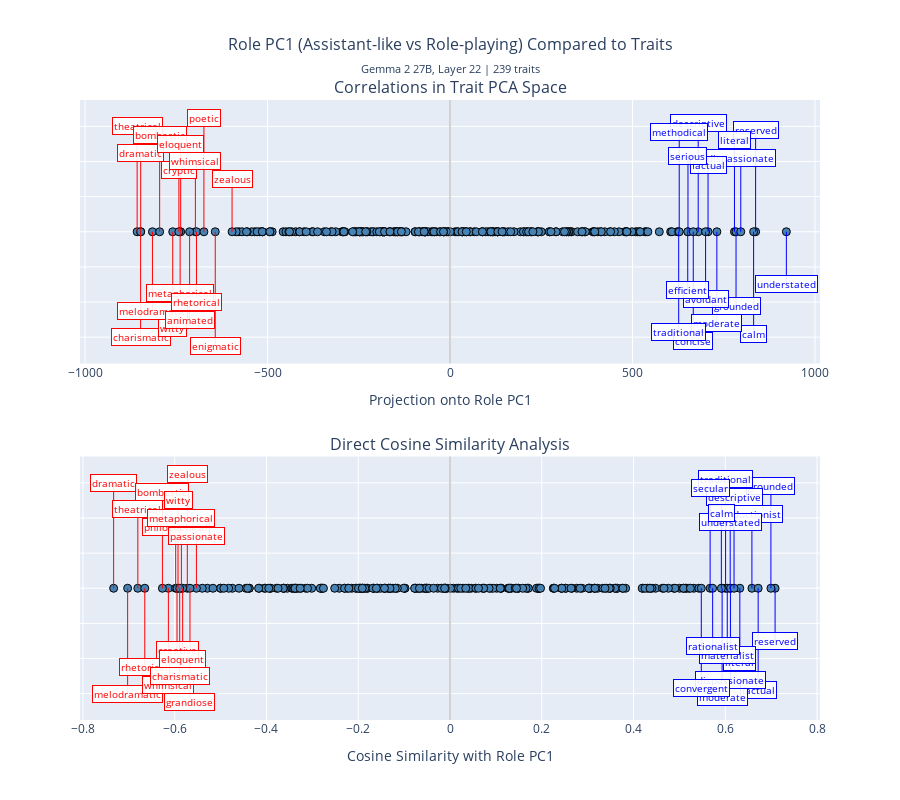

Notebook source saved alongside this figure:
### Code cell
def plot_trait_correlations_combined(pca_correlations, cosine_correlations, trait_names, n_top=15):
    """
    Plot both PCA and cosine similarity correlations as subplots.
    """
    # Create subplot figure
    fig = sp.make_subplots(
        rows=2, cols=1,
        row_heights=[0.5, 0.5],
        vertical_spacing=0.15,
        subplot_titles=[
            'Correlations in Trait PCA Space',
            'Direct Cosine Similarity Analysis'
        ]
    )
    
    # Function to add correlation plot to specific subplot
    def add_correlation_subplot(correlations, row_num, x_title):
        # Sort correlations
        sorted_indices = np.argsort(correlations)
        
        # Get extreme indices
        low_extreme_indices = sorted_indices[:n_top]
        high_extreme_indices = sorted_indices[-n_top:][::-1]
        extreme_indices = set(list(low_extreme_indices) + list(high_extreme_indices))
        
        # Split points into regular and extreme
        regular_x, regular_y = [], []
        extreme_x, extreme_y, extreme_labels = [], [], []
        
        for i, corr in enumerate(correlations):
            if i in extreme_indices:
                extreme_x.append(corr)
                extreme_y.append(1)
                extreme_labels.append(trait_names[i])
            else:
                regular_x.append(corr)
                regular_y.append(1)
        
        # Add regular points (hover only)
        fig.add_trace(
            go.Scatter(
                x=regular_x,
                y=regular_y,
                mode='markers',
                marker=dict(
                    color='steelblue',
                    size=8,
                    opacity=1.0,
                    symbol='circle',
                    line=dict(width=1, color='black')
                ),
                text=[trait_names[i] for i in range(len(correlations)) if i not in extreme_indices],
                showlegend=False,
                hovertemplate='<b>%{text}</b><br>Value: %{x:.3f}<extra></extra>'
            ),
            row=row_num, col=1
        )
        
        # Add extreme points
        fig.add_trace(
            go.Scatter(
                x=extreme_x,
                y=extreme_y,
                mode='markers',
                marker=dict(
                    color='steelblue',
                    size=8,
                    opacity=1.0,
                    symbol='circle',
                    line=dict(width=1, color='black')
                ),
                text=extreme_labels,
                showlegend=False,
                hovertemplate='<b>%{text}</b><br>Value: %{x:.3f}<extra></extra>'
            ),
            row=row_num, col=1
        )
        
        # Create predefined alternating heights with variation
        high_positions = [1.6, 1.45, 1.55, 1.35, 1.5, 1.4, 1.65, 1.3, 1.58, 1.42, 1.52, 1.38, 1.62, 1.43, 1.57]
        low_positions = [0.4, 0.55, 0.45, 0.65, 0.5, 0.6, 0.35, 0.7, 0.42, 0.58, 0.48, 0.62, 0.38, 0.67, 0.43]
        
        # Alternate high-low pattern
        all_y_positions = []
        for i in range(n_top):
            all_y_positions.extend([high_positions[i % len(high_positions)], low_positions[i % len(low_positions)]])
        
        # Handle low extremes (Assistant-like, left side, red)
        for i, idx in enumerate(low_extreme_indices):
            x_pos = correlations[idx]
            label = trait_names[idx]
            leader_color = 'red'
            y_label = all_y_positions[i]
            
            # Add leader line
            fig.add_trace(
                go.Scatter(
                    x=[x_pos, x_pos],
                    y=[1.0, y_label],
                    mode='lines',
                    line=dict(color=leader_color, width=1),
                    showlegend=False,
                    hoverinfo='skip'
                ),
                row=row_num, col=1
            )
            
            # Add label
            fig.add_annotation(
                x=x_pos,
                y=y_label,
                text=label,
                showarrow=False,
                font=dict(size=10, color=leader_color),
                bgcolor="rgba(255, 255, 255, 0.9)",
                bordercolor=leader_color,
                borderwidth=1,
                row=row_num, col=1
            )
        
        # Handle high extremes (Role-playing, right side, blue)
        for i, idx in enumerate(high_extreme_indices):
            x_pos = correlations[idx]
            label = trait_names[idx]
            leader_color = 'blue'
            y_label = all_y_positions[i + n_top]
            
            # Add leader line
            fig.add_trace(
                go.Scatter(
                    x=[x_pos, x_pos],
                    y=[1.0, y_label],
                    mode='lines',
                    line=dict(color=leader_color, width=1),
                    showlegend=False,
                    hoverinfo='skip'
                ),
                row=row_num, col=1
            )
            
            # Add label
            fig.add_annotation(
                x=x_pos,
                y=y_label,
                text=label,
                showarrow=False,
                font=dict(size=10, color=leader_color),
                bgcolor="rgba(255, 255, 255, 0.9)",
                bordercolor=leader_color,
                borderwidth=1,
                row=row_num, col=1
            )
        
        # Add vertical line at x=0
        fig.add_vline(
            x=0,
            line_dash="solid",
            line_color="gray",
            line_width=1,
            opacity=0.7,
            row=row_num, col=1
        )
        
        # Calculate symmetric range for this subplot
        max_abs_value = max(abs(min(correlations)), abs(max(correlations)))
        x_half_width = max_abs_value * 1.1
        
        # Update x-axis for this subplot
        fig.update_xaxes(
            title_text=x_title,
            range=[-x_half_width, x_half_width],
            row=row_num, col=1
        )
        
        # Update y-axis for this subplot
        fig.update_yaxes(
            title_text="",
            showticklabels=False,
            range=[0.25, 1.75],
            row=row_num, col=1
        )
    
    # Add both subplots
    add_correlation_subplot(pca_correlations, 1, "Projection onto Role PC1")
    add_correlation_subplot(cosine_correlations, 2, "Cosine Similarity with Role PC1")
    
    # Update overall layout
    fig.update_layout(
        height=800,
        title=dict(
            text='Role PC1 (Assistant-like vs Role-playing) Compared to Traits',
            subtitle={
                "text": f"Gemma 2 27B, Layer 22 | {len(trait_names)} traits",
            },
            x=0.5,
            font=dict(size=16)
        ),
        showlegend=False
    )
    
    return fig

# Plot combined analysis
fig_combined = plot_trait_correlations_combined(correlations, cosine_similarities, trait_names)
fig_combined.show()

### Figure 1 — Plotly figure (JSON) as saved in the notebook; plotly's stock layout.template omitted (floating-point values rounded to 4 significant figures; data arrays with more than 128 entries replaced by an {"elided": "..."} marker saying what was removed)
{"data": [{"hovertemplate": "<b>%{text}</b><br>Value: %{x:.3f}<extra></extra>", "marker": {"color": "steelblue", "line": {"color": "black", "width": 1}, "opacity": 1, "size": 8, "symbol": "circle"}, "mode": "markers", "showlegend": false, "text": {"elided": "209 str values"}, "type": "scatter", "x": {"elided": "209 float values"}, "xaxis": "x", "y": {"elided": "209 int values"}, "yaxis": "y"}, {"hovertemplate": "<b>%{text}</b><br>Value: %{x:.3f}<extra></extra>", "marker": {"color": "steelblue", "line": {"color": "black", "width": 1}, "opacity": 1, "size": 8, "symbol": "circle"}, "mode": "markers", "showlegend": false, "text": ["zealous", "witty", "whimsical", "understated", "traditional", "theatrical", "serious", "rhetorical", "reserved", "poetic", "moderate", "methodical", "metaphorical", "melodramatic", "literal", "grounded", "factual", "enigmatic", "eloquent", "efficient", "dramatic", "dispassionate", "descriptive", "cryptic", "concise", "charismatic", "calm", "bombastic", "avoidant", "animated"], "type": "scatter", "x": [-597.1, -759.7, -697.6, 921.6, 626.6, -857.2, 652.0, -694.6, 837.3, -674.2, 731.2, 628.0, -739.3, -815.3, 779.4, 783.7, 707.0, -643.2, -737.9, 651.4, -847.5, 796.7, 680.0, -742.8, 666.5, -847.7, 831.8, -795.5, 700.3, -713.4], "xaxis": "x", "y": [1, 1, 1, 1, 1, 1, 1, 1, 1, 1, 1, 1, 1, 1, 1, 1, 1, 1, 1, 1, 1, 1, 1, 1, 1, 1, 1, 1, 1, 1], "yaxis": "y"}, {"hoverinfo": "skip", "line": {"color": "red", "width": 1}, "mode": "lines", "showlegend": false, "type": "scatter", "x": [-857.2, -857.2], "xaxis": "x", "y": [1, 1.6], "yaxis": "y"}, {"hoverinfo": "skip", "line": {"color": "red", "width": 1}, "mode": "lines", "showlegend": false, "type": "scatter", "x": [-847.7, -847.7], "xaxis": "x", "y": [1, 0.4], "yaxis": "y"}, {"hoverinfo": "skip", "line": {"color": "red", "width": 1}, "mode": "lines", "showlegend": false, "type": "scatter", "x": [-847.5, -847.5], "xaxis": "x", "y": [1, 1.45], "yaxis": "y"}, {"hoverinfo": "skip", "line": {"color": "red", "width": 1}, "mode": "lines", "showlegend": false, "type": "scatter", "x": [-815.3, -815.3], "xaxis": "x", "y": [1, 0.55], "yaxis": "y"}, {"hoverinfo": "skip", "line": {"color": "red", "width": 1}, "mode": "lines", "showlegend": false, "type": "scatter", "x": [-795.5, -795.5], "xaxis": "x", "y": [1, 1.55], "yaxis": "y"}, {"hoverinfo": "skip", "line": {"color": "red", "width": 1}, "mode": "lines", "showlegend": false, "type": "scatter", "x": [-759.7, -759.7], "xaxis": "x", "y": [1, 0.45], "yaxis": "y"}, {"hoverinfo": "skip", "line": {"color": "red", "width": 1}, "mode": "lines", "showlegend": false, "type": "scatter", "x": [-742.8, -742.8], "xaxis": "x", "y": [1, 1.35], "yaxis": "y"}, {"hoverinfo": "skip", "line": {"color": "red", "width": 1}, "mode": "lines", "showlegend": false, "type": "scatter", "x": [-739.3, -739.3], "xaxis": "x", "y": [1, 0.65], "yaxis": "y"}, {"hoverinfo": "skip", "line": {"color": "red", "width": 1}, "mode": "lines", "showlegend": false, "type": "scatter", "x": [-737.9, -737.9], "xaxis": "x", "y": [1, 1.5], "yaxis": "y"}, {"hoverinfo": "skip", "line": {"color": "red", "width": 1}, "mode": "lines", "showlegend": false, "type": "scatter", "x": [-713.4, -713.4], "xaxis": "x", "y": [1, 0.5], "yaxis": "y"}, {"hoverinfo": "skip", "line": {"color": "red", "width": 1}, "mode": "lines", "showlegend": false, "type": "scatter", "x": [-697.6, -697.6], "xaxis": "x", "y": [1, 1.4], "yaxis": "y"}, {"hoverinfo": "skip", "line": {"color": "red", "width": 1}, "mode": "lines", "showlegend": false, "type": "scatter", "x": [-694.6, -694.6], "xaxis": "x", "y": [1, 0.6], "yaxis": "y"}, {"hoverinfo": "skip", "line": {"color": "red", "width": 1}, "mode": "lines", "showlegend": false, "type": "scatter", "x": [-674.2, -674.2], "xaxis": "x", "y": [1, 1.65], "yaxis": "y"}, {"hoverinfo": "skip", "line": {"color": "red", "width": 1}, "mode": "lines", "showlegend": false, "type": "scatter", "x": [-643.2, -643.2], "xaxis": "x", "y": [1, 0.35], "yaxis": "y"}, {"hoverinfo": "skip", "line": {"color": "red", "width": 1}, "mode": "lines", "showlegend": false, "type": "scatter", "x": [-597.1, -597.1], "xaxis": "x", "y": [1, 1.3], "yaxis": "y"}, {"hoverinfo": "skip", "line": {"color": "blue", "width": 1}, "mode": "lines", "showlegend": false, "type": "scatter", "x": [921.6, 921.6], "xaxis": "x", "y": [1, 0.7], "yaxis": "y"}, {"hoverinfo": "skip", "line": {"color": "blue", "width": 1}, "mode": "lines", "showlegend": false, "type": "scatter", "x": [837.3, 837.3], "xaxis": "x", "y": [1, 1.58], "yaxis": "y"}, {"hoverinfo": "skip", "line": {"color": "blue", "width": 1}, "mode": "lines", "showlegend": false, "type": "scatter", "x": [831.8, 831.8], "xaxis": "x", "y": [1, 0.42], "yaxis": "y"}, {"hoverinfo": "skip", "line": {"color": "blue", "width": 1}, "mode": "lines", "showlegend": false, "type": "scatter", "x": [796.7, 796.7], "xaxis": "x", "y": [1, 1.42], "yaxis": "y"}, {"hoverinfo": "skip", "line": {"color": "blue", "width": 1}, "mode": "lines", "showlegend": false, "type": "scatter", "x": [783.7, 783.7], "xaxis": "x", "y": [1, 0.58], "yaxis": "y"}, {"hoverinfo": "skip", "line": {"color": "blue", "width": 1}, "mode": "lines", "showlegend": false, "type": "scatter", "x": [779.4, 779.4], "xaxis": "x", "y": [1, 1.52], "yaxis": "y"}, {"hoverinfo": "skip", "line": {"color": "blue", "width": 1}, "mode": "lines", "showlegend": false, "type": "scatter", "x": [731.2, 731.2], "xaxis": "x", "y": [1, 0.48], "yaxis": "y"}, {"hoverinfo": "skip", "line": {"color": "blue", "width": 1}, "mode": "lines", "showlegend": false, "type": "scatter", "x": [707.0, 707.0], "xaxis": "x", "y": [1, 1.38], "yaxis": "y"}, {"hoverinfo": "skip", "line": {"color": "blue", "width": 1}, "mode": "lines", "showlegend": false, "type": "scatter", "x": [700.3, 700.3], "xaxis": "x", "y": [1, 0.62], "yaxis": "y"}, {"hoverinfo": "skip", "line": {"color": "blue", "width": 1}, "mode": "lines", "showlegend": false, "type": "scatter", "x": [680.0, 680.0], "xaxis": "x", "y": [1, 1.62], "yaxis": "y"}, {"hoverinfo": "skip", "line": {"color": "blue", "width": 1}, "mode": "lines", "showlegend": false, "type": "scatter", "x": [666.5, 666.5], "xaxis": "x", "y": [1, 0.38], "yaxis": "y"}, {"hoverinfo": "skip", "line": {"color": "blue", "width": 1}, "mode": "lines", "showlegend": false, "type": "scatter", "x": [652.0, 652.0], "xaxis": "x", "y": [1, 1.43], "yaxis": "y"}, {"hoverinfo": "skip", "line": {"color": "blue", "width": 1}, "mode": "lines", "showlegend": false, "type": "scatter", "x": [651.4, 651.4], "xaxis": "x", "y": [1, 0.67], "yaxis": "y"}, {"hoverinfo": "skip", "line": {"color": "blue", "width": 1}, "mode": "lines", "showlegend": false, "type": "scatter", "x": [628.0, 628.0], "xaxis": "x", "y": [1, 1.57], "yaxis": "y"}, {"hoverinfo": "skip", "line": {"color": "blue", "width": 1}, "mode": "lines", "showlegend": false, "type": "scatter", "x": [626.6, 626.6], "xaxis": "x", "y": [1, 0.43], "yaxis": "y"}, {"hovertemplate": "<b>%{text}</b><br>Value: %{x:.3f}<extra></extra>", "marker": {"color": "steelblue", "line": {"color": "black", "width": 1}, "opacity": 1, "size": 8, "symbol": "circle"}, "mode": "markers", "showlegend": false, "text": {"elided": "209 str values"}, "type": "scatter", "x": {"elided": "209 float values"}, "xaxis": "x2", "y": {"elided": "209 int values"}, "yaxis": "y2"}, {"hovertemplate": "<b>%{text}</b><br>Value: %{x:.3f}<extra></extra>", "marker": {"color": "steelblue", "line": {"color": "black", "width": 1}, "opacity": 1, "size": 8, "symbol": "circle"}, "mode": "markers", "showlegend": false, "text": ["zealous", "witty", "whimsical", "understated", "traditional", "theatrical", "secular", "rhetorical", "reserved", "reductionist", "rationalist", "philosophical", "passionate", "moderate", "metaphorical", "melodramatic", "materialist", "literal", "grounded", "grandiose", "factual", "eloquent", "dramatic", "dispassionate", "descriptive", "creative", "convergent", "charismatic", "calm", "bombastic"], "type": "scatter", "x": [-0.5725, -0.5928, -0.6138, 0.6107, 0.6006, -0.6803, 0.5669, -0.6652, 0.7085, 0.658, 0.5724, -0.5979, -0.5527, 0.5931, -0.5854, -0.7026, 0.6043, 0.6317, 0.6994, -0.5667, 0.6716, -0.5826, -0.7331, 0.6112, 0.619, -0.5949, 0.5477, -0.5891, 0.5914, -0.6268], "xaxis": "x2", "y": [1, 1, 1, 1, 1, 1, 1, 1, 1, 1, 1, 1, 1, 1, 1, 1, 1, 1, 1, 1, 1, 1, 1, 1, 1, 1, 1, 1, 1, 1], "yaxis": "y2"}, {"hoverinfo": "skip", "line": {"color": "red", "width": 1}, "mode": "lines", "showlegend": false, "type": "scatter", "x": [-0.7331, -0.7331], "xaxis": "x2", "y": [1, 1.6], "yaxis": "y2"}, {"hoverinfo": "skip", "line": {"color": "red", "width": 1}, "mode": "lines", "showlegend": false, "type": "scatter", "x": [-0.7026, -0.7026], "xaxis": "x2", "y": [1, 0.4], "yaxis": "y2"}, {"hoverinfo": "skip", "line": {"color": "red", "width": 1}, "mode": "lines", "showlegend": false, "type": "scatter", "x": [-0.6803, -0.6803], "xaxis": "x2", "y": [1, 1.45], "yaxis": "y2"}, {"hoverinfo": "skip", "line": {"color": "red", "width": 1}, "mode": "lines", "showlegend": false, "type": "scatter", "x": [-0.6652, -0.6652], "xaxis": "x2", "y": [1, 0.55], "yaxis": "y2"}, {"hoverinfo": "skip", "line": {"color": "red", "width": 1}, "mode": "lines", "showlegend": false, "type": "scatter", "x": [-0.6268, -0.6268], "xaxis": "x2", "y": [1, 1.55], "yaxis": "y2"}, {"hoverinfo": "skip", "line": {"color": "red", "width": 1}, "mode": "lines", "showlegend": false, "type": "scatter", "x": [-0.6138, -0.6138], "xaxis": "x2", "y": [1, 0.45], "yaxis": "y2"}, {"hoverinfo": "skip", "line": {"color": "red", "width": 1}, "mode": "lines", "showlegend": false, "type": "scatter", "x": [-0.5979, -0.5979], "xaxis": "x2", "y": [1, 1.35], "yaxis": "y2"}, {"hoverinfo": "skip", "line": {"color": "red", "width": 1}, "mode": "lines", "showlegend": false, "type": "scatter", "x": [-0.5949, -0.5949], "xaxis": "x2", "y": [1, 0.65], "yaxis": "y2"}, {"hoverinfo": "skip", "line": {"color": "red", "width": 1}, "mode": "lines", "showlegend": false, "type": "scatter", "x": [-0.5928, -0.5928], "xaxis": "x2", "y": [1, 1.5], "yaxis": "y2"}, {"hoverinfo": "skip", "line": {"color": "red", "width": 1}, "mode": "lines", "showlegend": false, "type": "scatter", "x": [-0.5891, -0.5891], "xaxis": "x2", "y": [1, 0.5], "yaxis": "y2"}, {"hoverinfo": "skip", "line": {"color": "red", "width": 1}, "mode": "lines", "showlegend": false, "type": "scatter", "x": [-0.5854, -0.5854], "xaxis": "x2", "y": [1, 1.4], "yaxis": "y2"}, {"hoverinfo": "skip", "line": {"color": "red", "width": 1}, "mode": "lines", "showlegend": false, "type": "scatter", "x": [-0.5826, -0.5826], "xaxis": "x2", "y": [1, 0.6], "yaxis": "y2"}, {"hoverinfo": "skip", "line": {"color": "red", "width": 1}, "mode": "lines", "showlegend": false, "type": "scatter", "x": [-0.5725, -0.5725], "xaxis": "x2", "y": [1, 1.65], "yaxis": "y2"}, {"hoverinfo": "skip", "line": {"color": "red", "width": 1}, "mode": "lines", "showlegend": false, "type": "scatter", "x": [-0.5667, -0.5667], "xaxis": "x2", "y": [1, 0.35], "yaxis": "y2"}, {"hoverinfo": "skip", "line": {"color": "red", "width": 1}, "mode": "lines", "showlegend": false, "type": "scatter", "x": [-0.5527, -0.5527], "xaxis": "x2", "y": [1, 1.3], "yaxis": "y2"}, {"hoverinfo": "skip", "line": {"color": "blue", "width": 1}, "mode": "lines", "showlegend": false, "type": "scatter", "x": [0.7085, 0.7085], "xaxis": "x2", "y": [1, 0.7], "yaxis": "y2"}, {"hoverinfo": "skip", "line": {"color": "blue", "width": 1}, "mode": "lines", "showlegend": false, "type": "scatter", "x": [0.6994, 0.6994], "xaxis": "x2", "y": [1, 1.58], "yaxis": "y2"}, {"hoverinfo": "skip", "line": {"color": "blue", "width": 1}, "mode": "lines", "showlegend": false, "type": "scatter", "x": [0.6716, 0.6716], "xaxis": "x2", "y": [1, 0.42], "yaxis": "y2"}, {"hoverinfo": "skip", "line": {"color": "blue", "width": 1}, "mode": "lines", "showlegend": false, "type": "scatter", "x": [0.658, 0.658], "xaxis": "x2", "y": [1, 1.42], "yaxis": "y2"}, {"hoverinfo": "skip", "line": {"color": "blue", "width": 1}, "mode": "lines", "showlegend": false, "type": "scatter", "x": [0.6317, 0.6317], "xaxis": "x2", "y": [1, 0.58], "yaxis": "y2"}, {"hoverinfo": "skip", "line": {"color": "blue", "width": 1}, "mode": "lines", "showlegend": false, "type": "scatter", "x": [0.619, 0.619], "xaxis": "x2", "y": [1, 1.52], "yaxis": "y2"}, {"hoverinfo": "skip", "line": {"color": "blue", "width": 1}, "mode": "lines", "showlegend": false, "type": "scatter", "x": [0.6112, 0.6112], "xaxis": "x2", "y": [1, 0.48], "yaxis": "y2"}, {"hoverinfo": "skip", "line": {"color": "blue", "width": 1}, "mode": "lines", "showlegend": false, "type": "scatter", "x": [0.6107, 0.6107], "xaxis": "x2", "y": [1, 1.38], "yaxis": "y2"}, {"hoverinfo": "skip", "line": {"color": "blue", "width": 1}, "mode": "lines", "showlegend": false, "type": "scatter", "x": [0.6043, 0.6043], "xaxis": "x2", "y": [1, 0.62], "yaxis": "y2"}, {"hoverinfo": "skip", "line": {"color": "blue", "width": 1}, "mode": "lines", "showlegend": false, "type": "scatter", "x": [0.6006, 0.6006], "xaxis": "x2", "y": [1, 1.62], "yaxis": "y2"}, {"hoverinfo": "skip", "line": {"color": "blue", "width": 1}, "mode": "lines", "showlegend": false, "type": "scatter", "x": [0.5931, 0.5931], "xaxis": "x2", "y": [1, 0.38], "yaxis": "y2"}, {"hoverinfo": "skip", "line": {"color": "blue", "width": 1}, "mode": "lines", "showlegend": false, "type": "scatter", "x": [0.5914, 0.5914], "xaxis": "x2", "y": [1, 1.43], "yaxis": "y2"}, {"hoverinfo": "skip", "line": {"color": "blue", "width": 1}, "mode": "lines", "showlegend": false, "type": "scatter", "x": [0.5724, 0.5724], "xaxis": "x2", "y": [1, 0.67], "yaxis": "y2"}, {"hoverinfo": "skip", "line": {"color": "blue", "width": 1}, "mode": "lines", "showlegend": false, "type": "scatter", "x": [0.5669, 0.5669], "xaxis": "x2", "y": [1, 1.57], "yaxis": "y2"}, {"hoverinfo": "skip", "line": {"color": "blue", "width": 1}, "mode": "lines", "showlegend": false, "type": "scatter", "x": [0.5477, 0.5477], "xaxis": "x2", "y": [1, 0.43], "yaxis": "y2"}], "layout": {"annotations": [{"font": {"size": 16}, "showarrow": false, "text": "Correlations in Trait PCA Space", "x": 0.5, "xanchor": "center", "xref": "paper", "y": 1, "yanchor": "bottom", "yref": "paper"}, {"font": {"size": 16}, "showarrow": false, "text": "Direct Cosine Similarity Analysis", "x": 0.5, "xanchor": "center", "xref": "paper", "y": 0.425, "yanchor": "bottom", "yref": "paper"}, {"bgcolor": "rgba(255, 255, 255, 0.9)", "bordercolor": "red", "borderwidth": 1, "font": {"color": "red", "size": 10}, "showarrow": false, "text": "theatrical", "x": -857.2, "xref": "x", "y": 1.6, "yref": "y"}, {"bgcolor": "rgba(255, 255, 255, 0.9)", "bordercolor": "red", "borderwidth": 1, "font": {"color": "red", "size": 10}, "showarrow": false, "text": "charismatic", "x": -847.7, "xref": "x", "y": 0.4, "yref": "y"}, {"bgcolor": "rgba(255, 255, 255, 0.9)", "bordercolor": "red", "borderwidth": 1, "font": {"color": "red", "size": 10}, "showarrow": false, "text": "dramatic", "x": -847.5, "xref": "x", "y": 1.45, "yref": "y"}, {"bgcolor": "rgba(255, 255, 255, 0.9)", "bordercolor": "red", "borderwidth": 1, "font": {"color": "red", "size": 10}, "showarrow": false, "text": "melodramatic", "x": -815.3, "xref": "x", "y": 0.55, "yref": "y"}, {"bgcolor": "rgba(255, 255, 255, 0.9)", "bordercolor": "red", "borderwidth": 1, "font": {"color": "red", "size": 10}, "showarrow": false, "text": "bombastic", "x": -795.5, "xref": "x", "y": 1.55, "yref": "y"}, {"bgcolor": "rgba(255, 255, 255, 0.9)", "bordercolor": "red", "borderwidth": 1, "font": {"color": "red", "size": 10}, "showarrow": false, "text": "witty", "x": -759.7, "xref": "x", "y": 0.45, "yref": "y"}, {"bgcolor": "rgba(255, 255, 255, 0.9)", "bordercolor": "red", "borderwidth": 1, "font": {"color": "red", "size": 10}, "showarrow": false, "text": "cryptic", "x": -742.8, "xref": "x", "y": 1.35, "yref": "y"}, {"bgcolor": "rgba(255, 255, 255, 0.9)", "bordercolor": "red", "borderwidth": 1, "font": {"color": "red", "size": 10}, "showarrow": false, "text": "metaphorical", "x": -739.3, "xref": "x", "y": 0.65, "yref": "y"}, {"bgcolor": "rgba(255, 255, 255, 0.9)", "bordercolor": "red", "borderwidth": 1, "font": {"color": "red", "size": 10}, "showarrow": false, "text": "eloquent", "x": -737.9, "xref": "x", "y": 1.5, "yref": "y"}, {"bgcolor": "rgba(255, 255, 255, 0.9)", "bordercolor": "red", "borderwidth": 1, "font": {"color": "red", "size": 10}, "showarrow": false, "text": "animated", "x": -713.4, "xref": "x", "y": 0.5, "yref": "y"}, {"bgcolor": "rgba(255, 255, 255, 0.9)", "bordercolor": "red", "borderwidth": 1, "font": {"color": "red", "size": 10}, "showarrow": false, "text": "whimsical", "x": -697.6, "xref": "x", "y": 1.4, "yref": "y"}, {"bgcolor": "rgba(255, 255, 255, 0.9)", "bordercolor": "red", "borderwidth": 1, "font": {"color": "red", "size": 10}, "showarrow": false, "text": "rhetorical", "x": -694.6, "xref": "x", "y": 0.6, "yref": "y"}, {"bgcolor": "rgba(255, 255, 255, 0.9)", "bordercolor": "red", "borderwidth": 1, "font": {"color": "red", "size": 10}, "showarrow": false, "text": "poetic", "x": -674.2, "xref": "x", "y": 1.65, "yref": "y"}, {"bgcolor": "rgba(255, 255, 255, 0.9)", "bordercolor": "red", "borderwidth": 1, "font": {"color": "red", "size": 10}, "showarrow": false, "text": "enigmatic", "x": -643.2, "xref": "x", "y": 0.35, "yref": "y"}, {"bgcolor": "rgba(255, 255, 255, 0.9)", "bordercolor": "red", "borderwidth": 1, "font": {"color": "red", "size": 10}, "showarrow": false, "text": "zealous", "x": -597.1, "xref": "x", "y": 1.3, "yref": "y"}, {"bgcolor": "rgba(255, 255, 255, 0.9)", "bordercolor": "blue", "borderwidth": 1, "font": {"color": "blue", "size": 10}, "showarrow": false, "text": "understated", "x": 921.6, "xref": "x", "y": 0.7, "yref": "y"}, {"bgcolor": "rgba(255, 255, 255, 0.9)", "bordercolor": "blue", "borderwidth": 1, "font": {"color": "blue", "size": 10}, "showarrow": false, "text": "reserved", "x": 837.3, "xref": "x", "y": 1.58, "yref": "y"}, {"bgcolor": "rgba(255, 255, 255, 0.9)", "bordercolor": "blue", "borderwidth": 1, "font": {"color": "blue", "size": 10}, "showarrow": false, "text": "calm", "x": 831.8, "xref": "x", "y": 0.42, "yref": "y"}, {"bgcolor": "rgba(255, 255, 255, 0.9)", "bordercolor": "blue", "borderwidth": 1, "font": {"color": "blue", "size": 10}, "showarrow": false, "text": "dispassionate", "x": 796.7, "xref": "x", "y": 1.42, "yref": "y"}, {"bgcolor": "rgba(255, 255, 255, 0.9)", "bordercolor": "blue", "borderwidth": 1, "font": {"color": "blue", "size": 10}, "showarrow": false, "text": "grounded", "x": 783.7, "xref": "x", "y": 0.58, "yref": "y"}, {"bgcolor": "rgba(255, 255, 255, 0.9)", "bordercolor": "blue", "borderwidth": 1, "font": {"color": "blue", "size": 10}, "showarrow": false, "text": "literal", "x": 779.4, "xref": "x", "y": 1.52, "yref": "y"}, {"bgcolor": "rgba(255, 255, 255, 0.9)", "bordercolor": "blue", "borderwidth": 1, "font": {"color": "blue", "size": 10}, "showarrow": false, "text": "moderate", "x": 731.2, "xref": "x", "y": 0.48, "yref": "y"}, {"bgcolor": "rgba(255, 255, 255, 0.9)", "bordercolor": "blue", "borderwidth": 1, "font": {"color": "blue", "size": 10}, "showarrow": false, "text": "factual", "x": 707.0, "xref": "x", "y": 1.38, "yref": "y"}, {"bgcolor": "rgba(255, 255, 255, 0.9)", "bordercolor": "blue", "borderwidth": 1, "font": {"color": "blue", "size": 10}, "showarrow": false, "text": "avoidant", "x": 700.3, "xref": "x", "y": 0.62, "yref": "y"}, {"bgcolor": "rgba(255, 255, 255, 0.9)", "bordercolor": "blue", "borderwidth": 1, "font": {"color": "blue", "size": 10}, "showarrow": false, "text": "descriptive", "x": 680.0, "xref": "x", "y": 1.62, "yref": "y"}, {"bgcolor": "rgba(255, 255, 255, 0.9)", "bordercolor": "blue", "borderwidth": 1, "font": {"color": "blue", "size": 10}, "showarrow": false, "text": "concise", "x": 666.5, "xref": "x", "y": 0.38, "yref": "y"}, {"bgcolor": "rgba(255, 255, 255, 0.9)", "bordercolor": "blue", "borderwidth": 1, "font": {"color": "blue", "size": 10}, "showarrow": false, "text": "serious", "x": 652.0, "xref": "x", "y": 1.43, "yref": "y"}, {"bgcolor": "rgba(255, 255, 255, 0.9)", "bordercolor": "blue", "borderwidth": 1, "font": {"color": "blue", "size": 10}, "showarrow": false, "text": "efficient", "x": 651.4, "xref": "x", "y": 0.67, "yref": "y"}, {"bgcolor": "rgba(255, 255, 255, 0.9)", "bordercolor": "blue", "borderwidth": 1, "font": {"color": "blue", "size": 10}, "showarrow": false, "text": "methodical", "x": 628.0, "xref": "x", "y": 1.57, "yref": "y"}, {"bgcolor": "rgba(255, 255, 255, 0.9)", "bordercolor": "blue", "borderwidth": 1, "font": {"color": "blue", "size": 10}, "showarrow": false, "text": "traditional", "x": 626.6, "xref": "x", "y": 0.43, "yref": "y"}, {"bgcolor": "rgba(255, 255, 255, 0.9)", "bordercolor": "red", "borderwidth": 1, "font": {"color": "red", "size": 10}, "showarrow": false, "text": "dramatic", "x": -0.7331, "xref": "x2", "y": 1.6, "yref": "y2"}, {"bgcolor": "rgba(255, 255, 255, 0.9)", "bordercolor": "red", "borderwidth": 1, "font": {"color": "red", "size": 10}, "showarrow": false, "text": "melodramatic", "x": -0.7026, "xref": "x2", "y": 0.4, "yref": "y2"}, {"bgcolor": "rgba(255, 255, 255, 0.9)", "bordercolor": "red", "borderwidth": 1, "font": {"color": "red", "size": 10}, "showarrow": false, "text": "theatrical", "x": -0.6803, "xref": "x2", "y": 1.45, "yref": "y2"}, {"bgcolor": "rgba(255, 255, 255, 0.9)", "bordercolor": "red", "borderwidth": 1, "font": {"color": "red", "size": 10}, "showarrow": false, "text": "rhetorical", "x": -0.6652, "xref": "x2", "y": 0.55, "yref": "y2"}, {"bgcolor": "rgba(255, 255, 255, 0.9)", "bordercolor": "red", "borderwidth": 1, "font": {"color": "red", "size": 10}, "showarrow": false, "text": "bombastic", "x": -0.6268, "xref": "x2", "y": 1.55, "yref": "y2"}, {"bgcolor": "rgba(255, 255, 255, 0.9)", "bordercolor": "red", "borderwidth": 1, "font": {"color": "red", "size": 10}, "showarrow": false, "text": "whimsical", "x": -0.6138, "xref": "x2", "y": 0.45, "yref": "y2"}, {"bgcolor": "rgba(255, 255, 255, 0.9)", "bordercolor": "red", "borderwidth": 1, "font": {"color": "red", "size": 10}, "showarrow": false, "text": "philosophical", "x": -0.5979, "xref": "x2", "y": 1.35, "yref": "y2"}, {"bgcolor": "rgba(255, 255, 255, 0.9)", "bordercolor": "red", "borderwidth": 1, "font": {"color": "red", "size": 10}, "showarrow": false, "text": "creative", "x": -0.5949, "xref": "x2", "y": 0.65, "yref": "y2"}, {"bgcolor": "rgba(255, 255, 255, 0.9)", "bordercolor": "red", "borderwidth": 1, "font": {"color": "red", "size": 10}, "showarrow": false, "text": "witty", "x": -0.5928, "xref": "x2", "y": 1.5, "yref": "y2"}, {"bgcolor": "rgba(255, 255, 255, 0.9)", "bordercolor": "red", "borderwidth": 1, "font": {"color": "red", "size": 10}, "showarrow": false, "text": "charismatic", "x": -0.5891, "xref": "x2", "y": 0.5, "yref": "y2"}, {"bgcolor": "rgba(255, 255, 255, 0.9)", "bordercolor": "red", "borderwidth": 1, "font": {"color": "red", "size": 10}, "showarrow": false, "text": "metaphorical", "x": -0.5854, "xref": "x2", "y": 1.4, "yref": "y2"}, {"bgcolor": "rgba(255, 255, 255, 0.9)", "bordercolor": "red", "borderwidth": 1, "font": {"color": "red", "size": 10}, "showarrow": false, "text": "eloquent", "x": -0.5826, "xref": "x2", "y": 0.6, "yref": "y2"}, {"bgcolor": "rgba(255, 255, 255, 0.9)", "bordercolor": "red", "borderwidth": 1, "font": {"color": "red", "size": 10}, "showarrow": false, "text": "zealous", "x": -0.5725, "xref": "x2", "y": 1.65, "yref": "y2"}, {"bgcolor": "rgba(255, 255, 255, 0.9)", "bordercolor": "red", "borderwidth": 1, "font": {"color": "red", "size": 10}, "showarrow": false, "text": "grandiose", "x": -0.5667, "xref": "x2", "y": 0.35, "yref": "y2"}, {"bgcolor": "rgba(255, 255, 255, 0.9)", "bordercolor": "red", "borderwidth": 1, "font": {"color": "red", "size": 10}, "showarrow": false, "text": "passionate", "x": -0.5527, "xref": "x2", "y": 1.3, "yref": "y2"}, {"bgcolor": "rgba(255, 255, 255, 0.9)", "bordercolor": "blue", "borderwidth": 1, "font": {"color": "blue", "size": 10}, "showarrow": false, "text": "reserved", "x": 0.7085, "xref": "x2", "y": 0.7, "yref": "y2"}, {"bgcolor": "rgba(255, 255, 255, 0.9)", "bordercolor": "blue", "borderwidth": 1, "font": {"color": "blue", "size": 10}, "showarrow": false, "text": "grounded", "x": 0.6994, "xref": "x2", "y": 1.58, "yref": "y2"}, {"bgcolor": "rgba(255, 255, 255, 0.9)", "bordercolor": "blue", "borderwidth": 1, "font": {"color": "blue", "size": 10}, "showarrow": false, "text": "factual", "x": 0.6716, "xref": "x2", "y": 0.42, "yref": "y2"}, {"bgcolor": "rgba(255, 255, 255, 0.9)", "bordercolor": "blue", "borderwidth": 1, "font": {"color": "blue", "size": 10}, "showarrow": false, "text": "reductionist", "x": 0.658, "xref": "x2", "y": 1.42, "yref": "y2"}, {"bgcolor": "rgba(255, 255, 255, 0.9)", "bordercolor": "blue", "borderwidth": 1, "font": {"color": "blue", "size": 10}, "showarrow": false, "text": "literal", "x": 0.6317, "xref": "x2", "y": 0.58, "yref": "y2"}, {"bgcolor": "rgba(255, 255, 255, 0.9)", "bordercolor": "blue", "borderwidth": 1, "font": {"color": "blue", "size": 10}, "showarrow": false, "text": "descriptive", "x": 0.619, "xref": "x2", "y": 1.52, "yref": "y2"}, {"bgcolor": "rgba(255, 255, 255, 0.9)", "bordercolor": "blue", "borderwidth": 1, "font": {"color": "blue", "size": 10}, "showarrow": false, "text": "dispassionate", "x": 0.6112, "xref": "x2", "y": 0.48, "yref": "y2"}, {"bgcolor": "rgba(255, 255, 255, 0.9)", "bordercolor": "blue", "borderwidth": 1, "font": {"color": "blue", "size": 10}, "showarrow": false, "text": "understated", "x": 0.6107, "xref": "x2", "y": 1.38, "yref": "y2"}, {"bgcolor": "rgba(255, 255, 255, 0.9)", "bordercolor": "blue", "borderwidth": 1, "font": {"color": "blue", "size": 10}, "showarrow": false, "text": "materialist", "x": 0.6043, "xref": "x2", "y": 0.62, "yref": "y2"}, {"bgcolor": "rgba(255, 255, 255, 0.9)", "bordercolor": "blue", "borderwidth": 1, "font": {"color": "blue", "size": 10}, "showarrow": false, "text": "traditional", "x": 0.6006, "xref": "x2", "y": 1.62, "yref": "y2"}, {"bgcolor": "rgba(255, 255, 255, 0.9)", "bordercolor": "blue", "borderwidth": 1, "font": {"color": "blue", "size": 10}, "showarrow": false, "text": "moderate", "x": 0.5931, "xref": "x2", "y": 0.38, "yref": "y2"}, {"bgcolor": "rgba(255, 255, 255, 0.9)", "bordercolor": "blue", "borderwidth": 1, "font": {"color": "blue", "size": 10}, "showarrow": false, "text": "calm", "x": 0.5914, "xref": "x2", "y": 1.43, "yref": "y2"}, {"bgcolor": "rgba(255, 255, 255, 0.9)", "bordercolor": "blue", "borderwidth": 1, "font": {"color": "blue", "size": 10}, "showarrow": false, "text": "rationalist", "x": 0.5724, "xref": "x2", "y": 0.67, "yref": "y2"}, {"bgcolor": "rgba(255, 255, 255, 0.9)", "bordercolor": "blue", "borderwidth": 1, "font": {"color": "blue", "size": 10}, "showarrow": false, "text": "secular", "x": 0.5669, "xref": "x2", "y": 1.57, "yref": "y2"}, {"bgcolor": "rgba(255, 255, 255, 0.9)", "bordercolor": "blue", "borderwidth": 1, "font": {"color": "blue", "size": 10}, "showarrow": false, "text": "convergent", "x": 0.5477, "xref": "x2", "y": 0.43, "yref": "y2"}], "height": 800, "shapes": [{"line": {"color": "gray", "dash": "solid", "width": 1}, "opacity": 0.7, "type": "line", "x0": 0, "x1": 0, "xref": "x", "y0": 0, "y1": 1, "yref": "y domain"}, {"line": {"color": "gray", "dash": "solid", "width": 1}, "opacity": 0.7, "type": "line", "x0": 0, "x1": 0, "xref": "x2", "y0": 0, "y1": 1, "yref": "y2 domain"}], "showlegend": false, "title": {"font": {"size": 16}, "subtitle": {"text": "Gemma 2 27B, Layer 22 | 239 traits"}, "text": "Role PC1 (Assistant-like vs Role-playing) Compared to Traits", "x": 0.5}, "xaxis": {"anchor": "y", "domain": [0, 1], "range": [-1014.0, 1014.0], "title": {"text": "Projection onto Role PC1"}}, "xaxis2": {"anchor": "y2", "domain": [0, 1], "range": [-0.8064, 0.8064], "title": {"text": "Cosine Similarity with Role PC1"}}, "yaxis": {"anchor": "x", "domain": [0.575, 1], "range": [0.25, 1.75], "showticklabels": false, "title": {"text": ""}}, "yaxis2": {"anchor": "x2", "domain": [0, 0.425], "range": [0.25, 1.75], "showticklabels": false, "title": {"text": ""}}}}
